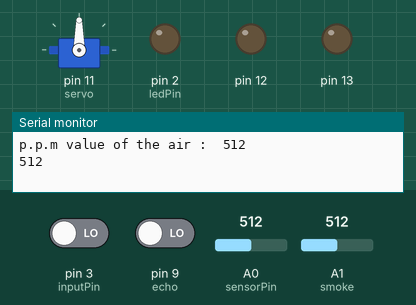
The sketch below on a simulated Arduino Uno, built with avr-gcc and run on an emulated ATmega328P. Parts: servo, output pins drawn as LEDs (lit = HIGH), the last lines printed to the serial monitor. The inputs (shaded band) are chosen by the test bench; at power-on: pin 3 (inputPin) LOW, A0 (sensorPin) = 512, pin 9 (echo) LOW, A1 (smoke) = 512. Pins used as bus, display or sensor lines are not drawn.

Above: at 2.9 s.
3.0 s: pin 3 (inputPin) driven HIGH
6.7 s: A0 (sensorPin) set to 888
11.6 s: A0 (sensorPin) set to 907
At 15.2 s:
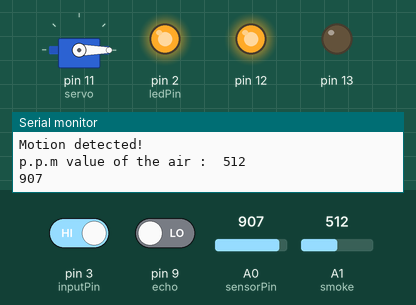
18.3 s: pin 3 (inputPin) driven LOW
At 24.0 s:
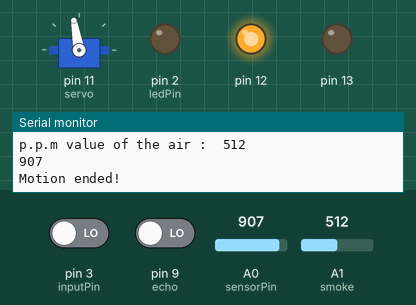
25.1 s: A0 (sensorPin) set to 890
At 29.0 s:
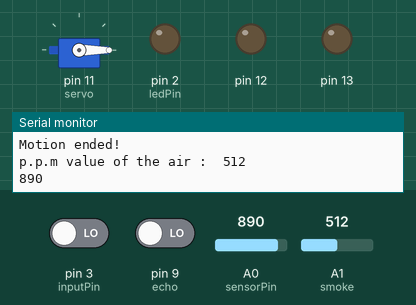
38.8 s: A0 (sensorPin) set to 900
At 42.8 s:
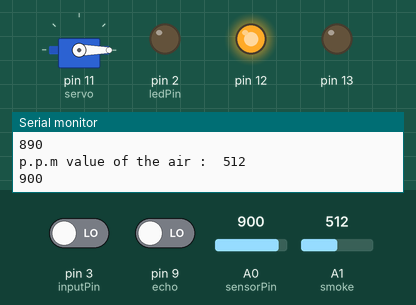
Timing chart, 0 to 46.0 s (numbered marks = the images above; inputs shaded):
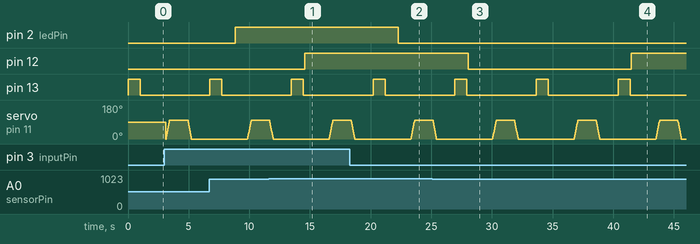

The sketch:

homeautomationsystem_iot.ino
```cpp
#include<Servo.h>
int sensorPin = A0; // select the input pin for LDR
int smoke = A1;//
int sensorValue = 0; // variable to store the value coming from the sensor
int data=0;
int ledPin = 2;                // choose the pin for the LED
int inputPin = 3;               // choose the input pin (for PIR sensor)
int pirState = LOW;             // we start, assuming no motion detected
int val = 0;  // variable for reading the pin status
int trig=8;
int echo=9;
int dt=10;
Servo servo;

void setup() {
   Serial.begin(9600); // Starting Serial Terminal
   pinMode(13, OUTPUT);
   digitalWrite(13,LOW);
   pinMode(12, OUTPUT);
   digitalWrite(12,LOW);
   pinMode(A0,INPUT);
   pinMode(A1,INPUT);
   pinMode(ledPin, OUTPUT);      // declare LED as output
   pinMode(inputPin, INPUT);     // declare sensor as input
   pinMode(trig,OUTPUT);
   pinMode(echo,INPUT);

   servo.attach(11);
}

void loop() {

data = analogRead(smoke);
  Serial.print("p.p.m value of the air :  ");
  Serial.println(data);
 /* if((data<230)&&(flag==0))
  {
    flag=1;
  }*/
  if (data>=90)
  {
    digitalWrite(13,HIGH);
    delay(1000);
    digitalWrite(13,LOW);
     //tone(BUZZ, 1000, 500);

  }
  delay(100);

sensorValue = analogRead(sensorPin); // read the value from the sensor
Serial.println(sensorValue); //prints the values coming from the sensor on the screen

if(sensorValue >= 900)
  digitalWrite(12, HIGH);
else
  digitalWrite(12, LOW);
delay(1000);
digitalWrite(13,LOW);


val = digitalRead(inputPin);  // read input value
  if (val == HIGH) {            // check if the input is HIGH
    digitalWrite(ledPin, HIGH);  // turn LED ON
    if (pirState == LOW) {
      // we have just turned on
      Serial.println("Motion detected!");
      // We only want to print on the output change, not state
      pirState = HIGH;
    }
  } else {
    digitalWrite(ledPin, LOW); // turn LED OFF
    if (pirState == HIGH){
      // we have just turned of
      Serial.println("Motion ended!");
      // We only want to print on the output change, not state
      pirState = LOW;
    }
  }

if (calc_dis()<10)
  {
  for (int i=0;i<=100;i++)
  {
    servo.write(i);
    delay(3);
  }
  delay(1500);
  for (int i=100;i>=0;i--)
  {
    servo.write(i);
    delay(3);
  }
  delay(1500);
}

  }


  int calc_dis()
{
  int duration,distance;
  digitalWrite(trig,HIGH);
  delay(dt);
  digitalWrite(trig,LOW);
  duration=pulseIn(echo,HIGH);
  distance = (duration/2) / 29.1;
  return distance;
}
```

Measured:
- the behaviour switches between 899 and 900 on A0 (sensorPin) (found by bisection; images 0 and 1)
- after the input at 11.6 s, pin 12: LOW → HIGH after 3.0 s
- after the input at 18.3 s, pin 2 (ledPin): HIGH → LOW after 4.0 s
- after the input at 25.1 s, pin 12: HIGH → LOW after 2.9 s
- after the input at 38.8 s, pin 12: LOW → HIGH after 2.7 s
- by itself, pin 13: alternates HIGH for 1.0 s and LOW for 5.7 s
